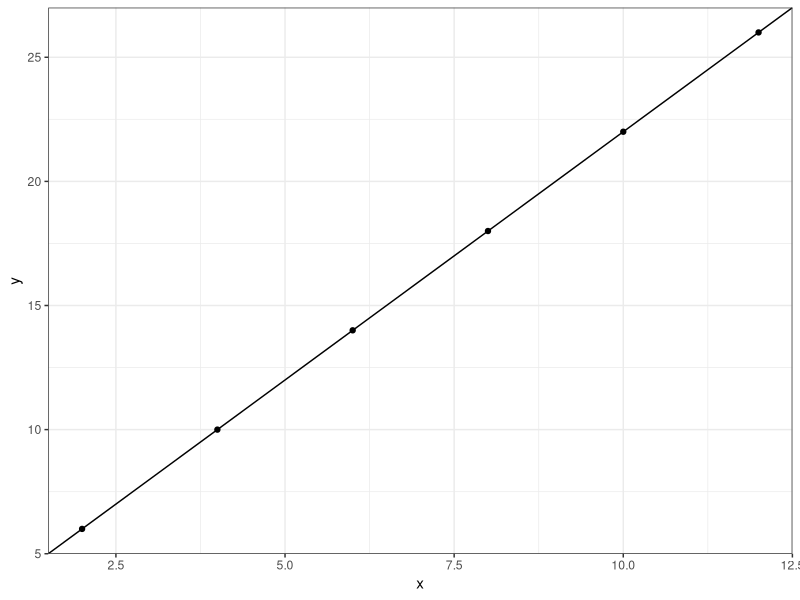
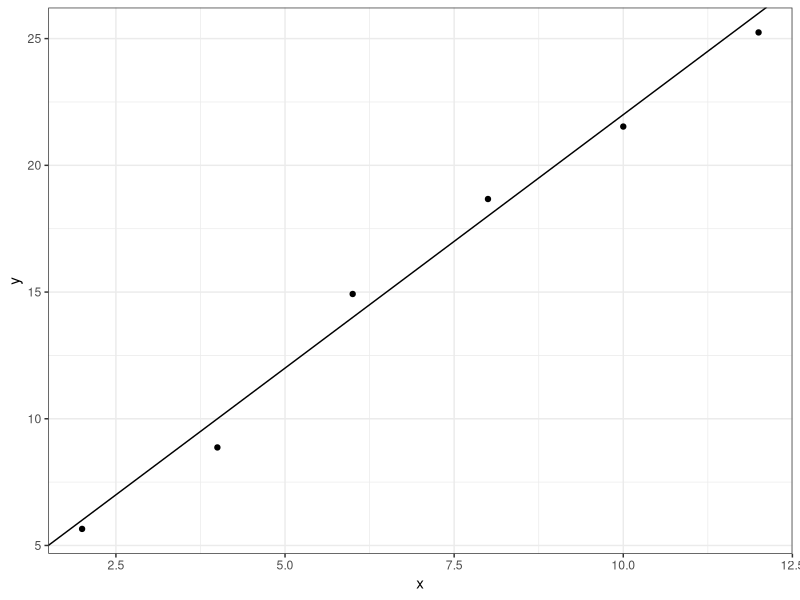
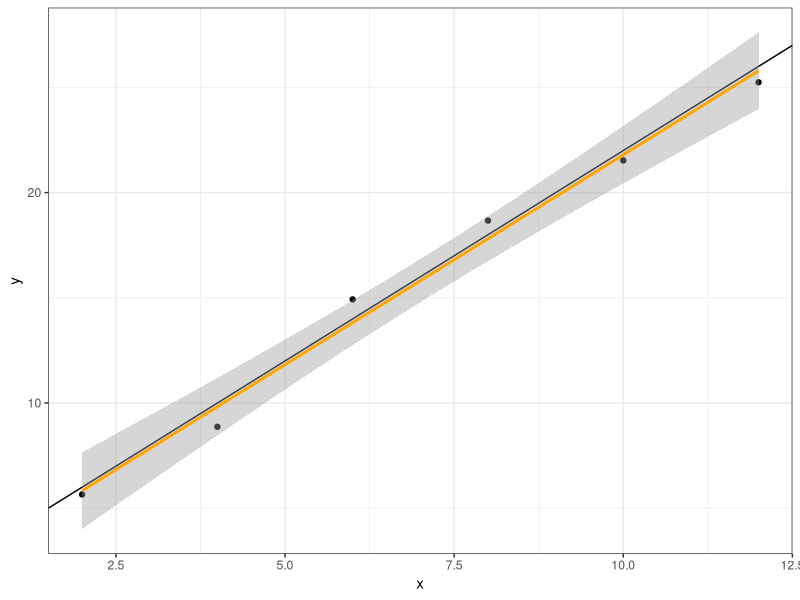
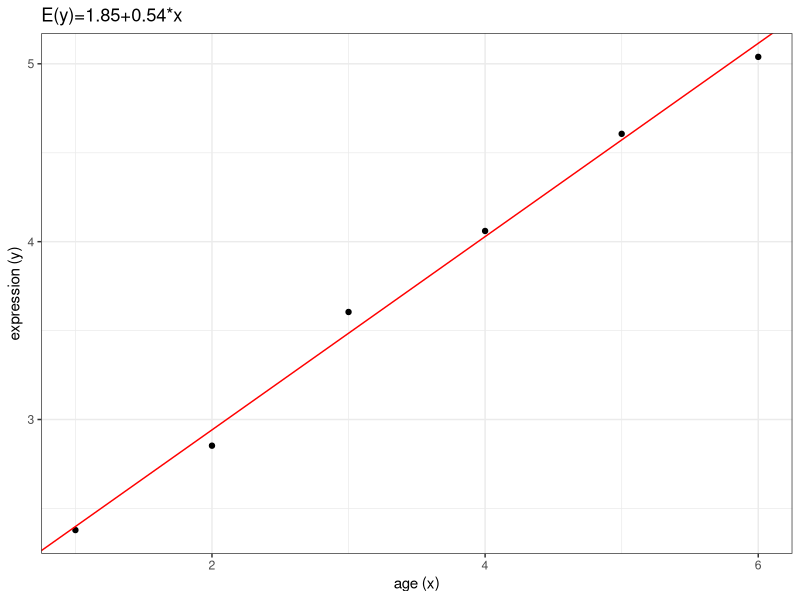
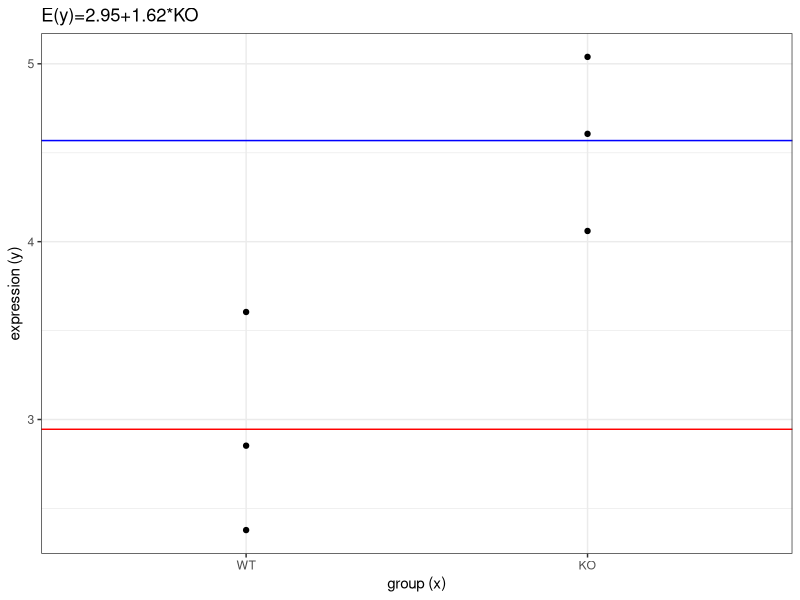
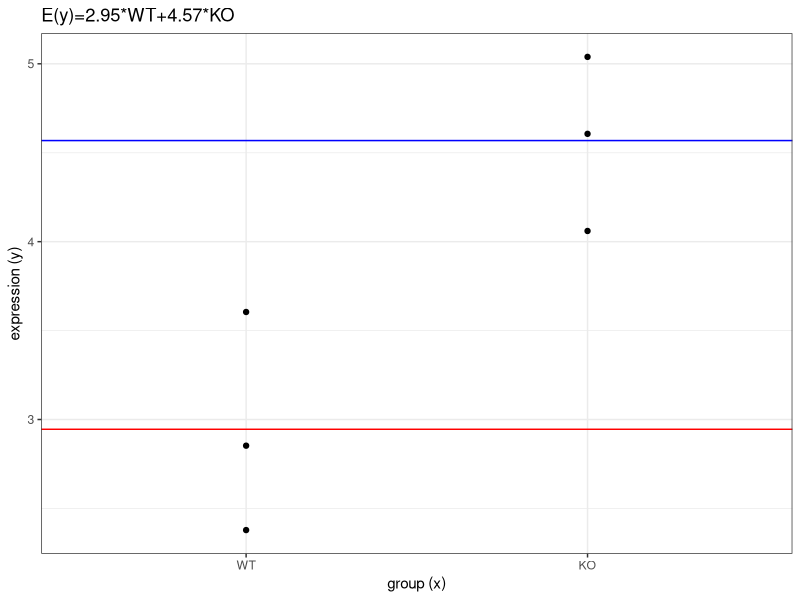
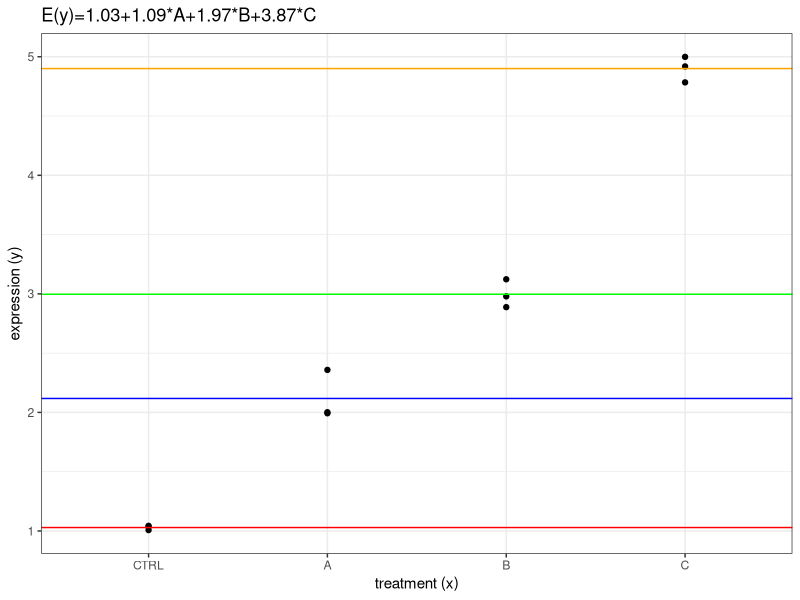
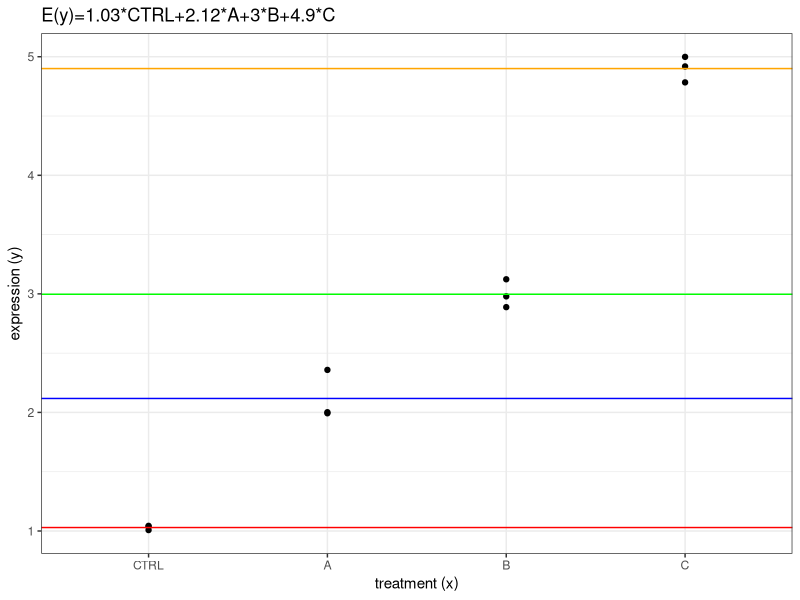

R code for these plots, in order:
## ---- chunk 1
#| output: false
library(tidyverse)
library(magrittr)
library(broom)
library(marginaleffects)
library(limma)

theme_set(theme_bw())
## ---- chunk 2
set.seed(1981)

a = 2
b = 2
x = seq(2, 12, by = 2)
y = a + b * x
data = tibble(x, y)
data
## ---- chunk 3
ggplot(data, aes(x = x, y = y)) +
  geom_point() +
  geom_abline(intercept = a, slope = b)
## ---- chunk 4
y = a + b * x + rnorm(n = length(x), sd = 1)
data = tibble(x, y)
data
## ---- chunk 5
ggplot(data, aes(x = x, y = y)) +
  geom_point() +
  geom_abline(intercept = a, slope = b)
## ---- chunk 6
(design = model.matrix(y ~ 1 + x, data))
## ---- chunk 7
fit = lm(y ~ 1 + x, data)
tidy(fit)
## ---- chunk 8
#| message: false
ggplot(data, aes(x = x, y = y)) +
  geom_point() +
  geom_abline(intercept = a, slope = b) +
  geom_smooth(method = "lm", color = "orange")
## ---- chunk 9
set.seed(20190429)

mouse = paste0("MOUSE", 1:6)
age = c(1,2,3,4,5,6)
expression = 2 + 0.5 * age + rnorm(n = 6, sd = 0.1)
data = tibble(mouse, expression, age)
data
## ---- chunk 10
(design = model.matrix(expression ~ 1 + age, data))
## ---- chunk 11
fit = lm(expression ~ 1 + age, data)
tidy(fit)
## ---- chunk 12
model.name = paste0("E(y)=", round(fit$coef[1],2), "+", round(fit$coef[2],2), "*x")

ggplot(data, aes(y = expression, x = age)) +
  geom_point() +
  geom_abline(intercept = fit$coef[1],
              slope = fit$coef[2],
              color = "red") +
  labs(title = model.name,
       y = "expression (y)",
       x = "age (x)")
## ---- chunk 13
group = fct_relevel(rep(c("WT", "KO"), each = 3), "WT")
data = tibble(mouse, expression, group)
data
## ---- chunk 14
(design = model.matrix(expression ~ 1 + group, data))
## ---- chunk 15
fit = lm(expression ~ 1 + group, data)
tidy(fit)
## ---- chunk 16
model.name = paste0("E(y)=", round(fit$coef[1],2), "+", round(fit$coef[2],2), "*KO")

ggplot(data, aes(y = expression, x = group)) +
  geom_point() +
  geom_hline(yintercept = fit$coef[1],
             color = "red") +
  geom_hline(yintercept = fit$coef[1] + fit$coef[2],
             color = "blue") +
  labs(title = model.name,
       y = "expression (y)",
       x = "group (x)")
## ---- chunk 17
(design = model.matrix(expression ~ 0 + group, data))
## ---- chunk 18
fit = lm(expression ~ 0 + group, data)
tidy(fit)
## ---- chunk 19
model.name = paste0("E(y)=", round(fit$coef[1],2), "*WT", "+", round(fit$coef[2],2), "*KO")

ggplot(data, aes(y = expression, x = group)) +
  geom_point() +
  geom_hline(yintercept = fit$coef[1],
             color = "red") +
  geom_hline(yintercept = fit$coef[2],
             color = "blue") +
  labs(title = model.name,
       y = "expression (y)",
       x = "group (x)")
## ---- chunk 20
makeContrasts(groupKO - groupWT, levels=colnames(design))
## ---- chunk 21
fit = lmFit(expression, design)

contrasts = makeContrasts(groupKO - groupWT, levels=colnames(design))

contrasts.fit(fit, contrasts)$coefficient
## ---- chunk 22
treatment = as_factor(rep(c("CTRL", "A", "B", "C"), each=3))
n = length(treatment)
expression = rep(c(0,1,2,4), each=3) + 1
expression = expression + rnorm(n, sd=0.1)
mouse = paste0("MOUSE", 1:n)
data = tibble(expression, mouse, treatment)
data
## ---- chunk 23
(design = model.matrix(expression ~ 1 + treatment, data))
## ---- chunk 24
fit = lm(expression ~ 1 + treatment, data)
tidy(fit)
## ---- chunk 25
avg_comparisons(fit, df = insight::get_df(fit))
## ---- chunk 26
model.name = paste0("E(y)=", round(fit$coef[1],2), "+", round(fit$coef[2],2), "*A", "+", round(fit$coef[3],2), "*B", "+", round(fit$coef[4],2), "*C")

ggplot(data, aes(y = expression, x = treatment)) +
  geom_point() +
  geom_hline(yintercept = fit$coef[1],
             color = "red") +
  geom_hline(yintercept = fit$coef[1] + fit$coef[2],
             color = "blue") +
  geom_hline(yintercept = fit$coef[1] + fit$coef[3],
             color = "green") +
  geom_hline(yintercept = fit$coef[1] + fit$coef[4],
             color = "orange") +
  labs(title = model.name,
       y = "expression (y)",
       x = "treatment (x)")
## ---- chunk 27
(design = model.matrix(expression ~ 0 + treatment, data))
## ---- chunk 28
fit = lm(expression ~ 0 + treatment, data)
tidy(fit)
## ---- chunk 29
avg_comparisons(fit, df = insight::get_df(fit))
## ---- chunk 30
model.name = paste0("E(y)=", round(fit$coef[1],2), "*CTRL", "+", round(fit$coef[2],2), "*A", "+", round(fit$coef[3],2), "*B", "+", round(fit$coef[4],2), "*C")

ggplot(data, aes(y = expression, x = treatment)) +
  geom_point() +
  geom_hline(yintercept = fit$coef[1],
             color = "red") +
  geom_hline(yintercept = fit$coef[2],
             color = "blue") +
  geom_hline(yintercept = fit$coef[3],
             color = "green") +
  geom_hline(yintercept = fit$coef[4],
             color = "orange") +
  labs(title = model.name,
       y = "expression (y)",
       x = "treatment (x)")
## ---- chunk 31
contrasts = makeContrasts(
  treatmentA-treatmentCTRL,
  treatmentB-treatmentCTRL, 
  treatmentC-treatmentCTRL,
  levels=colnames(design))

colnames(contrasts) <- abbreviate(colnames(contrasts))

contrasts
## ---- chunk 32
fit = lmFit(expression, design)

contrasts = makeContrasts(treatmentA - treatmentCTRL, levels=colnames(design))

contrasts.fit(fit, contrasts)$coefficient
## ---- chunk 33
makeContrasts((treatmentA + treatmentB + treatmentC)/3 - treatmentCTRL, levels=colnames(design))
## ---- chunk 34
fit = lmFit(expression, design)

contrasts = makeContrasts(treatmentB - treatmentA, levels=colnames(design))

contrasts.fit(fit, contrasts)$coefficient
## ---- chunk 35
fit = lm(expression ~ 0 + treatment, data)
tidy(fit)
## ---- chunk 36
avg_comparisons(fit)
avg_comparisons(fit, hypothesis = "b3 = b1 + b2", df = insight::get_df(fit))
avg_comparisons(fit, hypothesis = "b3 - b1 - b2 = 0", df = insight::get_df(fit))
## ---- chunk 37
treat1 <- as_factor(c(0,0,0,1,1,1,0,0,0,1,1,1))
treat2 <- as_factor(c(0,0,0,0,0,0,1,1,1,1,1,1))
levels(treat1) = levels(treat2) = c("NO", "YES")
data = tibble(mouse, expression, treat1, treat2)
data
## ---- chunk 38
(design = model.matrix(expression ~ treat1 * treat2, data))
## ---- chunk 39
fit = lm(expression ~ treat1 * treat2, data)
tidy(fit)
## ---- chunk 40
avg_comparisons(fit, df = insight::get_df(fit))
## ---- chunk 41
(design = model.matrix(expression ~ treat1 + treat2, data))
## ---- chunk 42
fit = lm(expression ~ treat1 + treat2, data)
tidy(fit)
## ---- chunk 43
avg_comparisons(fit, df = insight::get_df(fit))
## ---- chunk 44
tissue = treat1
levels(tissue) = c("LUNG", "BRAIN")
cells = treat2
levels(cells) = c("B", "T")
treatment = paste(tissue, cells, sep=":")
treatment = as_factor(treatment)
data = tibble(mouse, expression, tissue, cells, treatment)
data
## ---- chunk 45
(design = model.matrix(expression ~ 0 + treatment, data))
## ---- chunk 46
fit = lm(expression ~ 0 + treatment, data)
tidy(fit)
## ---- chunk 47
avg_comparisons(fit, df = insight::get_df(fit))
## ---- chunk 48
treatment = as_factor(rep(LETTERS[1:4], each=3))
lane = rep(c("L1", "L2"), c(6,6))
lane = as_factor(sample(lane, length(treatment), replace=FALSE))
technician = c("I", "II")
technician = as_factor(sample(technician, length(treatment), replace=TRUE))
data = tibble(mouse, expression, treatment, lane, technician)
data
## ---- chunk 49
(design = model.matrix(expression ~ 0 + treatment + lane + technician, data))
## ---- chunk 50
fit = lm(expression ~ 0 + treatment + lane + technician, data)
tidy(fit)
## ---- chunk 51
avg_predictions(fit, variables = c("treatment"), df = insight::get_df(fit))
## ---- chunk 52
avg_comparisons(fit, variables = c("treatment"), df = insight::get_df(fit))
## ---- chunk 53
fit = lmFit(expression, design)

contrasts = makeContrasts(treatmentB - treatmentA, levels=colnames(design))

contrasts.fit(fit, contrasts)$coefficient
## ---- chunk 54
sessionInfo()
